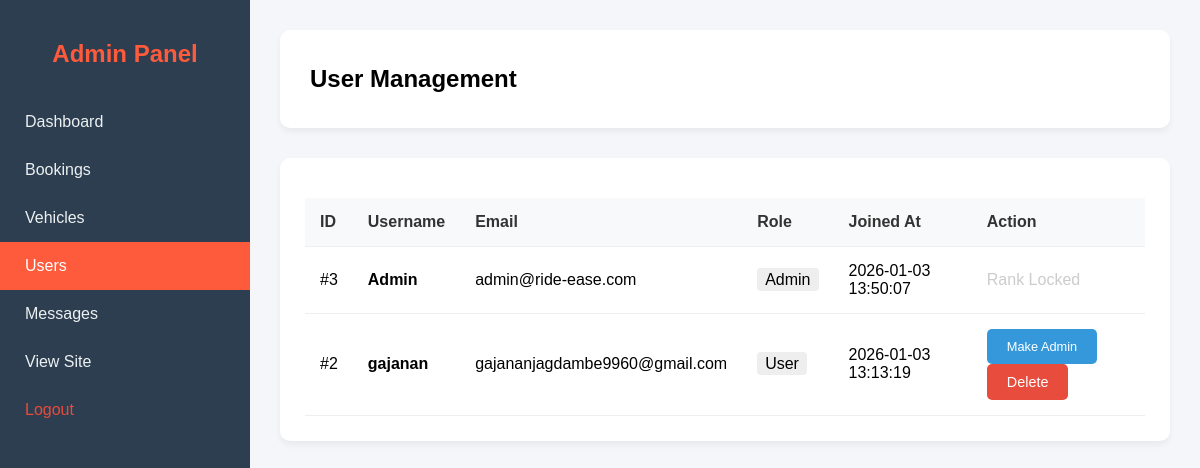
Page /pages/admin/manage_users.php (signed in) on the earlier database version.
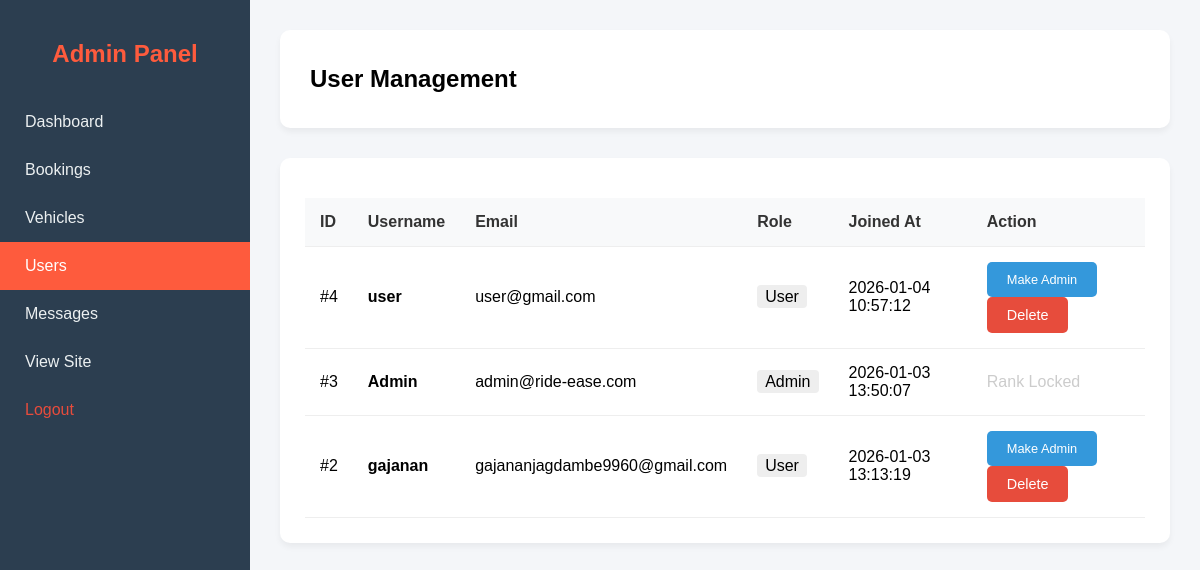
Same page on the later database version.
### tables this page shows
CREATE TABLE users (
                id INTEGER PRIMARY KEY AUTOINCREMENT,
                username TEXT NOT NULL,
                email TEXT NOT NULL UNIQUE,
                password TEXT NOT NULL,
                phone TEXT,
                created_at DATETIME DEFAULT CURRENT_TIMESTAMP
            , role TEXT DEFAULT 'user');

### pages/admin/manage_users.php (the view, shortened to what this page needs)
<?php
include '../../config/db.php';
?>
<!DOCTYPE html>
<html lang="en">
<head>
    <link rel="stylesheet" href="../../assets/css/admin.css">
</head>
<body>
    <?php include 'sidebar.php'; ?>
    <div class="admin-content">
        <div class="admin-topbar">
            <h2>User Management</h2>
        </div>
        <div class="admin-table-container">
            <table class="admin-table">
                <thead>
                    <tr>
                        <th>ID</th>
                        <th>Username</th>
                        <th>Email</th>
                        <th>Role</th>
                        <th>Joined At</th>
                        <th>Action</th>
                    </tr>
                </thead>
                <tbody>
                    <?php
                    $stmt = $conn->query("SELECT * FROM users ORDER BY created_at DESC");
                    while ($row = $stmt->fetch(PDO::FETCH_ASSOC)) {
                        echo "<tr>";
                        echo "<td>#{$row['id']}</td>";
                        echo "<td><strong>{$row['username']}</strong></td>";
                        echo "<td>{$row['email']}</td>";
                        echo "<td><span style='background:#eee; padding:3px 8px; border-radius:4px;'>".ucfirst($row['role'] ?? 'User')."</span></td>";
                        echo "<td>{$row['created_at']}</td>";
                        echo "<td>";
                        if ($row['role'] !== 'admin') {
                            echo "<a href='?make_admin={$row['id']}' class='btn-admin btn-info' onclick='return confirm(\"Make this user an Admin?\")' style='margin-right:5px; font-size:0.8rem;'>Make Admin</a>";
                        } elseif ($row['id'] != $_SESSION['user']['id']) {
                             echo "<a href='?revoke_admin={$row['id']}' class='btn-admin btn-warning' onclick='return confirm(\"Revoke Admin rights?\")' style='margin-right:5px; font-size:0.8rem;'>Revoke Admin</a>";
                        }
                        if ($row['id'] != $_SESSION['user']['id']) {
                            echo "<a href='?delete={$row['id']}' class='btn-admin btn-danger' onclick='return confirm(\"Delete this user?\")'>Delete</a>";
                        } else {
                            echo "<span style='color:#ccc;'>Rank Locked</span>";
                        }
                        echo "</td>";
                        echo "</tr>";
                    }
                    ?>
                </tbody>
            </table>
        </div>
    </div>
</body>
</html>

Differences in the rows shown:
added users: id "4", username "user", email "user@gmail.com", role "User", created_at "2026-01-04 10:57:12"
